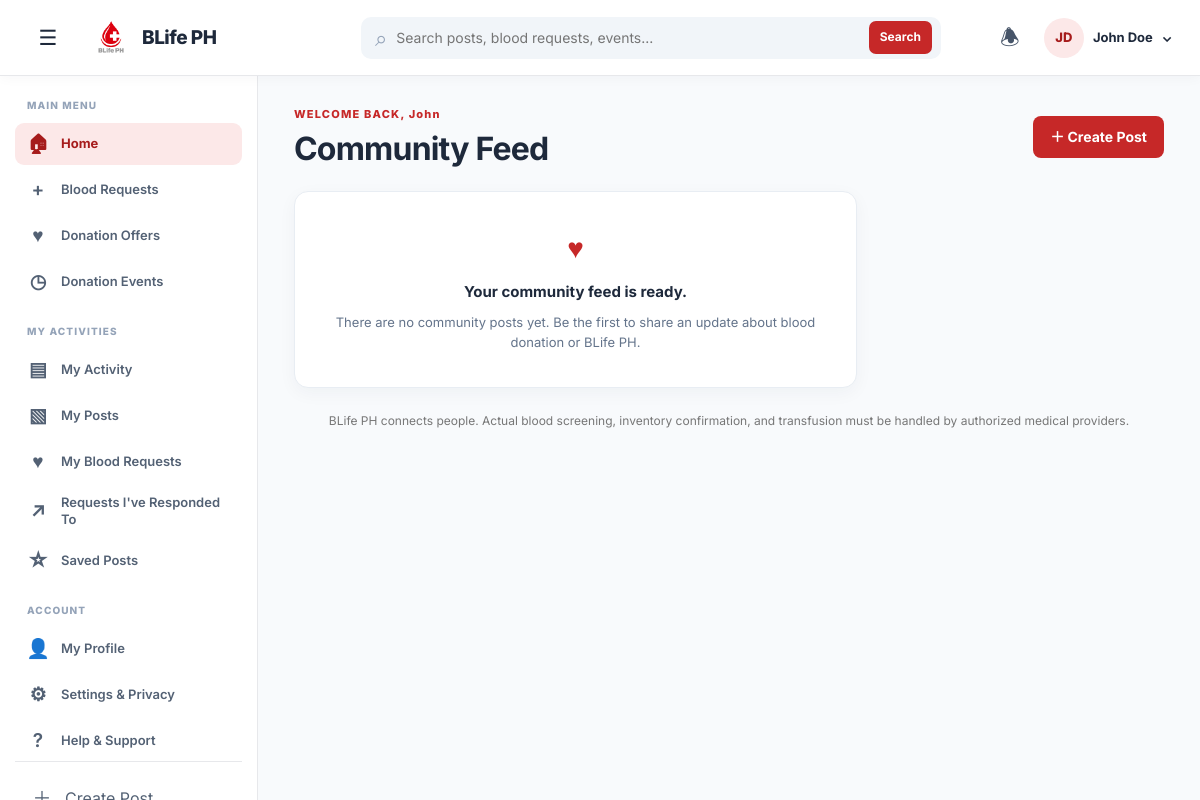
The app's page /dashboard/dashboard.php (signed in) with its own data.
### tables this page shows
CREATE TABLE `uinfo` (
  `id` int(10) UNSIGNED NOT NULL,
  `fname` varchar(100) DEFAULT '',
  `lname` varchar(100) DEFAULT '',
  `email` varchar(255) NOT NULL,
  `btype` enum('A+','A-','B+','B-','AB+','AB-','O+','O-') DEFAULT NULL,
  `phone` varchar(20) DEFAULT '',
  `city` varchar(120) DEFAULT '',
  `donor_available` tinyint(1) NOT NULL DEFAULT 0,
  `password` varchar(255) NOT NULL,
  `role` enum('user','admin') NOT NULL DEFAULT 'user',
  `notify_request_responses` tinyint(1) NOT NULL DEFAULT 1,
  `notify_post_comments` tinyint(1) NOT NULL DEFAULT 1,
  `created_at` timestamp NOT NULL DEFAULT current_timestamp()
);

### dashboard/dashboard.php (the view, shortened to what the rows shown need)
<?php
function h($value): string
{
    return htmlspecialchars((string) $value, ENT_QUOTES, 'UTF-8');
}
function member_initials(string $name): string
{
    $parts = preg_split('/\s+/', trim($name), 2);
    $initials = '';
    foreach ($parts as $part) {
        if ($part !== '') {
            $initials .= function_exists('mb_substr') ? mb_substr($part, 0, 1) : substr($part, 0, 1);
        }
    }
    return strtoupper($initials ?: 'BL');
}
        ?>
        <?php
$pages = [
    'home', 'find-blood', 'blood-requests', 'donation-offers', 'events', 'activity',
    'my-posts', 'my-requests', 'responded', 'saved', 'notifications',
    'profile', 'settings', 'help', 'search'
];
$requestedPage = isset($_GET['page']) && is_string($_GET['page']) ? $_GET['page'] : 'home';
$aliases = ['overview' => 'home', 'donors' => 'find-blood', 'requests' => 'blood-requests', 'community' => 'home', 'donations' => 'donation-offers'];
$requestedPage = $aliases[$requestedPage] ?? $requestedPage;
$activePage = in_array($requestedPage, $pages, true) ? $requestedPage : 'home';
$userId = (int) current_user_id();
$profile = [
    'fname' => $_SESSION['first_name'] ?? '',
    'lname' => $_SESSION['last_name'] ?? '',
    'email' => $_SESSION['email'] ?? '',
    'btype' => $_SESSION['blood_type'] ?? '',
    'phone' => $_SESSION['phone'] ?? '',
    'city' => '',
    'donor_available' => 0,
    'notify_request_responses' => 1,
    'notify_post_comments' => 1
];
$schemaReady = false;
$schemaError = '';
try {
    $pdo = (new Database())->getConnection();
    $requiredTables = ['community_posts', 'blood_requests', 'request_responses', 'request_response_messages', 'post_comments', 'post_interactions', 'member_notifications'];
    $optionalTables = ['donation_offer_messages'];
    $tablesToCheck = array_merge($requiredTables, $optionalTables);
    $tableQuery = $pdo->prepare(
        'SELECT TABLE_NAME FROM information_schema.TABLES
         WHERE TABLE_SCHEMA = DATABASE() AND TABLE_NAME IN (' . implode(',', array_fill(0, count($tablesToCheck), '?')) . ')'
    );
    $tableQuery->execute($tablesToCheck);
    $availableTables = $tableQuery->fetchAll(PDO::FETCH_COLUMN);
    $missingTables = array_diff($requiredTables, $availableTables);
    $missingColumns = [];
    if ($missingTables || $missingColumns) {
        $schemaError = 'Some dashboard features need a database update before they can be used.';
        if ($missingTables) {
            $schemaError .= ' Missing tables: ' . implode(', ', $missingTables) . '.';
        }
        if ($missingColumns) {
            $schemaError .= ' Missing member fields: ' . implode(', ', $missingColumns) . '.';
        }
    } else {
        $schemaReady = true;
        $accountStatusCheck = $pdo->prepare(
            "SELECT COUNT(*) FROM information_schema.COLUMNS
             WHERE TABLE_SCHEMA = DATABASE() AND TABLE_NAME = 'uinfo' AND COLUMN_NAME = 'account_status'"
        );
        $accountStatusCheck->execute();
        $accountStatusAvailable = (int) $accountStatusCheck->fetchColumn() > 0;
        $accountStatusSelect = $accountStatusAvailable ? ', account_status' : '';
        $profileStmt = $pdo->prepare('SELECT fname, lname, email, btype, phone, city, donor_available, notify_request_responses, notify_post_comments' . $accountStatusSelect . ' FROM uinfo WHERE id = :id LIMIT 1');
        $profileStmt->execute([':id' => $userId]);
        $storedProfile = $profileStmt->fetch();
        $profile = array_merge($profile, $storedProfile);
    }
} catch (PDOException $e) {
    error_log($e->getMessage());
    http_response_code(500);
    $schemaError = 'The dashboard could not load its data. Please check the database setup and try again.';
    $schemaReady = false;
}
$fullName = trim(($profile['fname'] ?? '') . ' ' . ($profile['lname'] ?? ''));
$displayName = $fullName !== '' ? $fullName : ($profile['email'] ?? 'Member');
$firstName = trim((string) ($profile['fname'] ?? ''));
$initials = member_initials($displayName);
$pageTitles = [
    'home' => 'Community Feed',
    'find-blood' => 'Find Blood',
    'blood-requests' => 'Blood Requests',
    'donation-offers' => 'Donation Offers',
    'events' => 'Donation Events',
    'activity' => 'My Activity',
    'my-posts' => 'My Posts',
    'my-requests' => 'My Blood Requests',
    'responded' => "Requests I've Responded To",
    'saved' => 'Saved Posts',
    'notifications' => 'Notifications',
    'profile' => 'My Profile',
    'settings' => 'Settings & Privacy',
    'help' => 'Help & Support',
    'search' => 'Search Results'
];
    ?>
<!DOCTYPE html>
<html lang="en">
<head>
    <link rel="stylesheet" href="../assets/user-dashboard.css">
</head>
<body>
    <header class="topbar">
        <div class="topbar-actions">
            <details class="profile-menu">
                <summary aria-label="Open profile menu">
                    <span class="avatar"><?= h($initials) ?></span>
                    <span class="profile-menu-name"><?= h($displayName) ?></span>
                    <span aria-hidden="true">⌄</span>
                </summary>
            </details>
        </div>
    </header>
    <div class="dashboard-layout">
        <main class="dashboard-main">
            <?php if (!$schemaReady): ?>
                <div class="notice notice-error schema-notice" role="alert">
                    <strong>Dashboard database update required.</strong>
                    <span><?= h($schemaError) ?></span>
                    <p>Run the migrations in <code>database_sql</code>, including <code>request_response_messages_migration.sql</code> and <code>request_response_acceptance_migration.sql</code>, against the configured database. Existing data is retained.</p>
                </div>
            <?php else: ?>
                <div class="page-heading">
                    <div>
                        <?php if ($activePage === 'home'): ?>
                            <p class="eyebrow">WELCOME BACK<?= $firstName !== '' ? ', ' . h($firstName) : '' ?></p>
                        <?php else: ?>
                        <?php endif; ?>
                        <h1><?= h($pageTitles[$activePage]) ?></h1>
                    </div>
                </div>
            <?php endif; ?>
        </main>
    </div>
</body>
</html>

### records on screen
uinfo: initials "JD", displayName "John Doe", fname "John"

### other values on screen
$groupName "MAIN MENU"
$item[0] "🏠︎"
$item[1] "Home"
$item[0] "+"
$item[1] "Blood Requests"
$item[0] "♥"
$item[1] "Donation Offers"
$item[0] "◷"
$item[1] "Donation Events"
$groupName "MY ACTIVITIES"
$item[0] "▤"
$item[1] "My Activity"
$item[0] "▧"
$item[1] "My Posts"
$item[1] "My Blood Requests"
